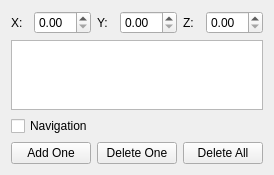
<?xml version="1.0" encoding="UTF-8"?>
<ui version="4.0">
 <class>Q::vtk::InteractorStyleSeedsPlacer</class>
 <widget class="QWidget" name="Q::vtk::InteractorStyleSeedsPlacer">
  <property name="geometry">
   <rect>
    <x>0</x>
    <y>0</y>
    <width>272</width>
    <height>173</height>
   </rect>
  </property>
  <property name="windowTitle">
   <string>SCBInteractorStyleSeedsPlacer</string>
  </property>
  <layout class="QVBoxLayout" name="verticalLayout">
   <item>
    <layout class="QHBoxLayout" name="horizontalLayout">
     <item>
      <widget class="QLabel" name="label">
       <property name="text">
        <string>X: </string>
       </property>
      </widget>
     </item>
     <item>
      <widget class="QDoubleSpinBox" name="doubleSpinBoxX"/>
     </item>
     <item>
      <widget class="QLabel" name="label_2">
       <property name="text">
        <string>Y: </string>
       </property>
      </widget>
     </item>
     <item>
      <widget class="QDoubleSpinBox" name="doubleSpinBoxY"/>
     </item>
     <item>
      <widget class="QLabel" name="label_3">
       <property name="text">
        <string>Z:</string>
       </property>
      </widget>
     </item>
     <item>
      <widget class="QDoubleSpinBox" name="doubleSpinBoxZ"/>
     </item>
    </layout>
   </item>
   <item>
    <widget class="QListWidget" name="listWidgetSeeds"/>
   </item>
   <item>
    <widget class="QCheckBox" name="checkBoxNavigation">
     <property name="text">
      <string>Navigation</string>
     </property>
    </widget>
   </item>
   <item>
    <layout class="QHBoxLayout" name="horizontalLayout_2">
     <item>
      <widget class="QPushButton" name="pushButtonAddOne">
       <property name="text">
        <string>Add One</string>
       </property>
      </widget>
     </item>
     <item>
      <widget class="QPushButton" name="pushButtonDeleteOne">
       <property name="text">
        <string>Delete One</string>
       </property>
      </widget>
     </item>
     <item>
      <widget class="QPushButton" name="pushButtonDeleteAll">
       <property name="text">
        <string>Delete All</string>
       </property>
      </widget>
     </item>
    </layout>
   </item>
  </layout>
 </widget>
 <resources/>
 <connections/>
</ui>
